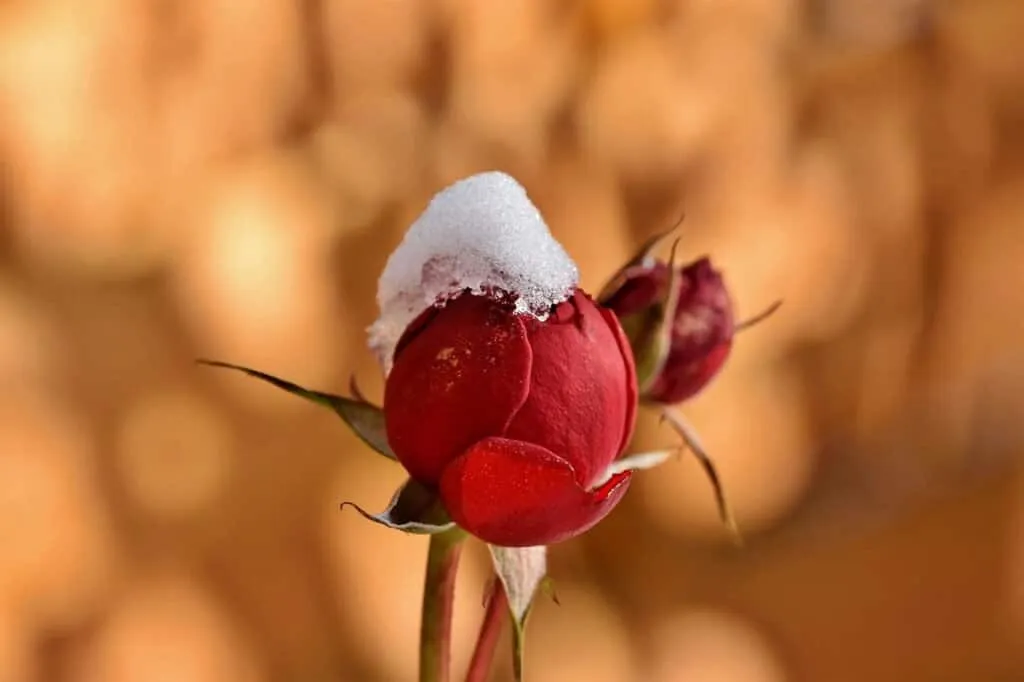
#> input picture imgs/test_img.webp, 1024 x 682 px
$ python threshold.py
#> lines starting #> are read from the running program, lines starting #| are printed output that depends on the picture
import cv2
src = cv2.imread("imgs/test_img.webp", cv2.IMREAD_GRAYSCALE);
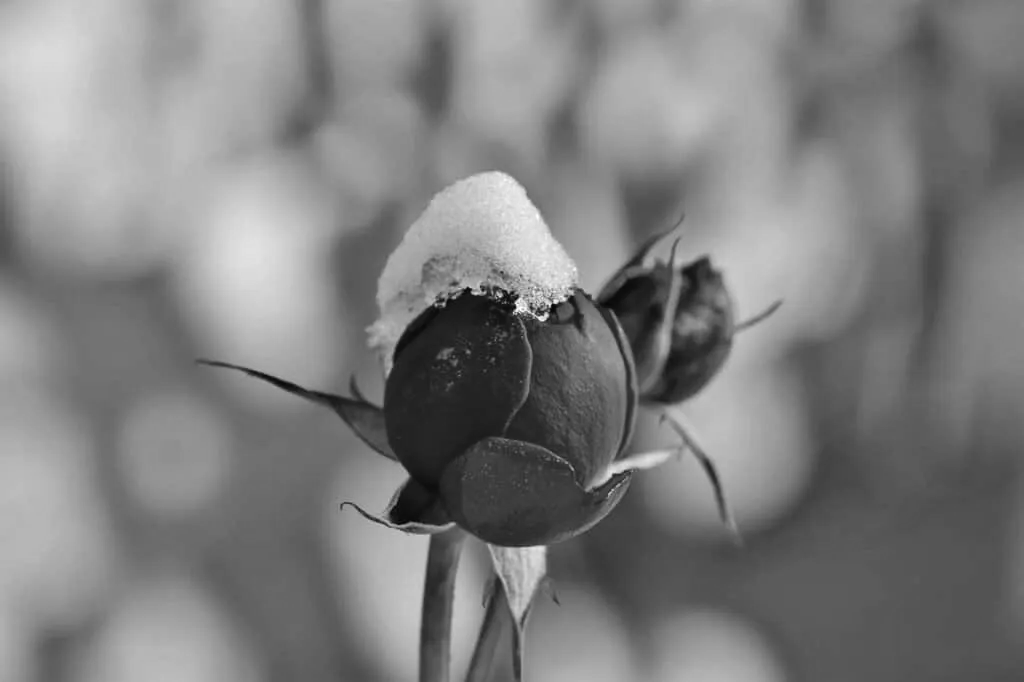
#> src: shape (682, 1024); min 4, max 255, mean 127
th, dst = cv2.threshold(src, 127, None, cv2.THRESH_TRUNC);
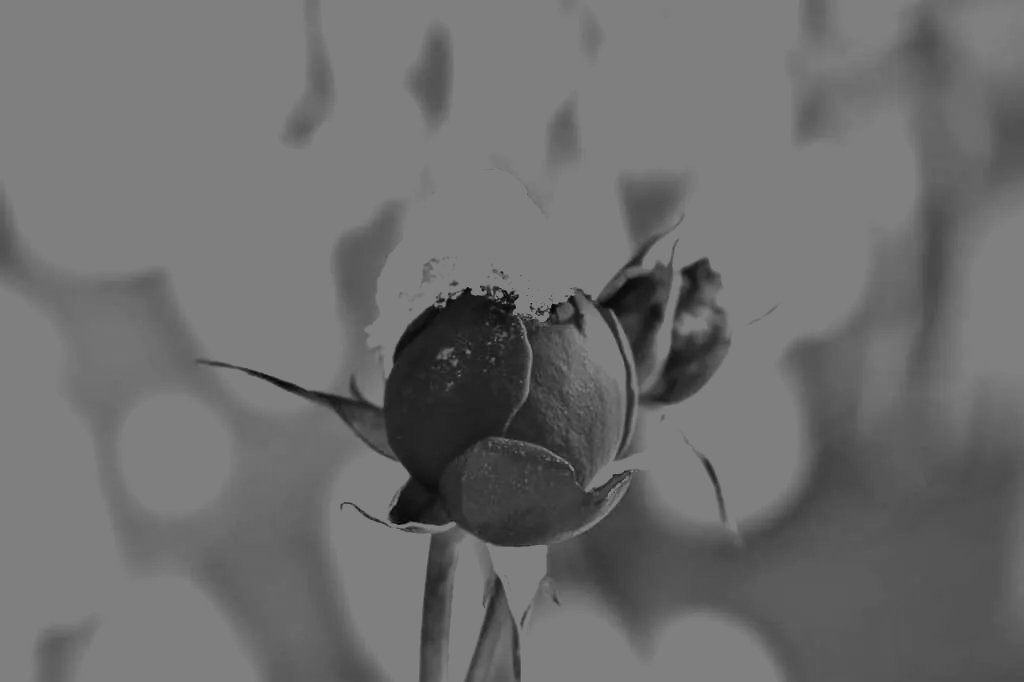
#> dst: shape (682, 1024); min 4, max 127, mean 109.2
cv2.imshow("1",dst)
cv2.waitKey()
cv2.destroyAllWindows()

$ run again, with imgs/mouse_img.webp copied over imgs/test_img.webp
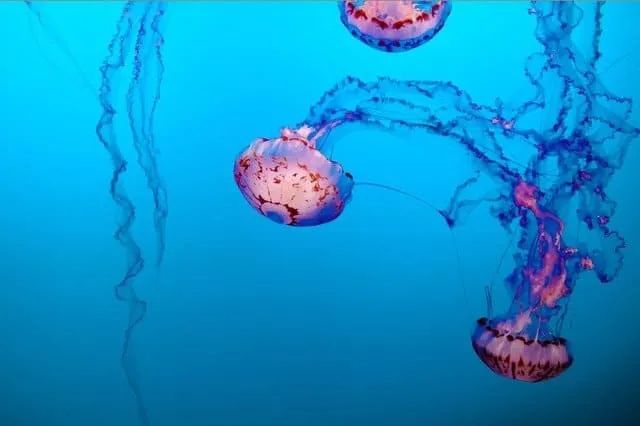
#> input picture imgs/mouse_img.webp, 640 x 426 px
#> `src = cv2.imread("imgs/test_img.webp", cv2.IMREAD_GRAYSCALE);`:
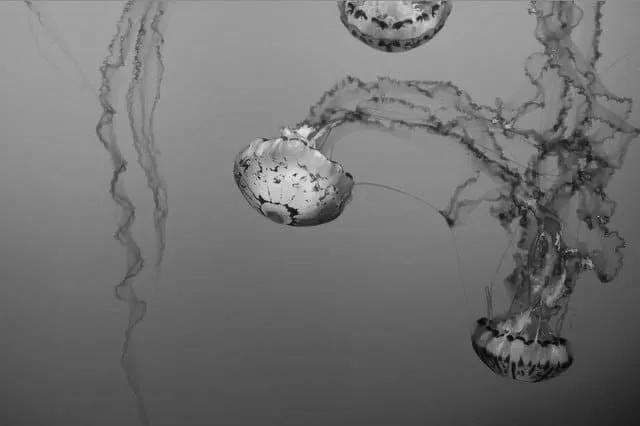
#> src: shape (426, 640); min 2, max 236, mean 113.3
#> `th, dst = cv2.threshold(src, 127, None, cv2.THRESH_TRUNC);`:
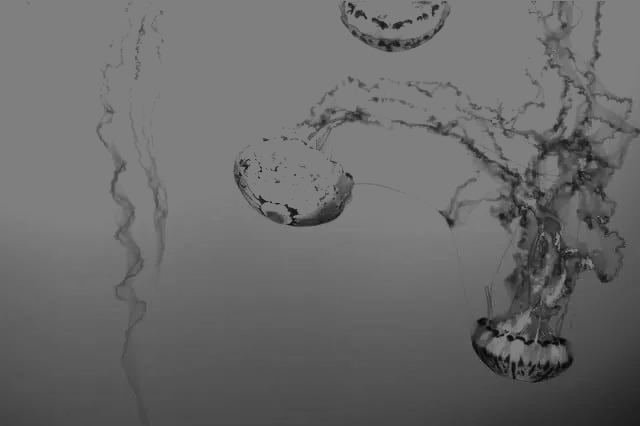
#> dst: shape (426, 640); min 2, max 127, mean 105.8
